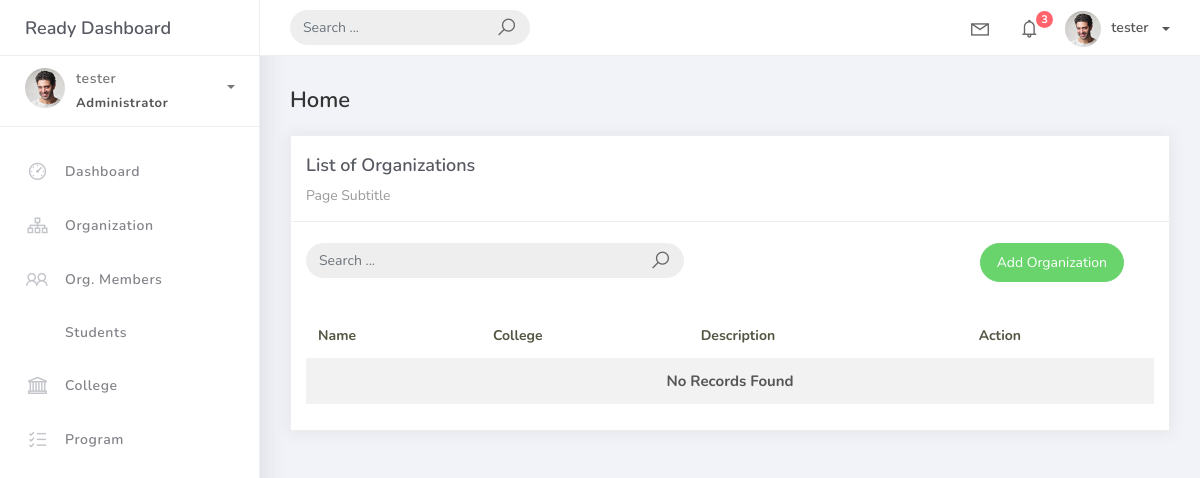
Page /organization_list (signed in) on the earlier database version.
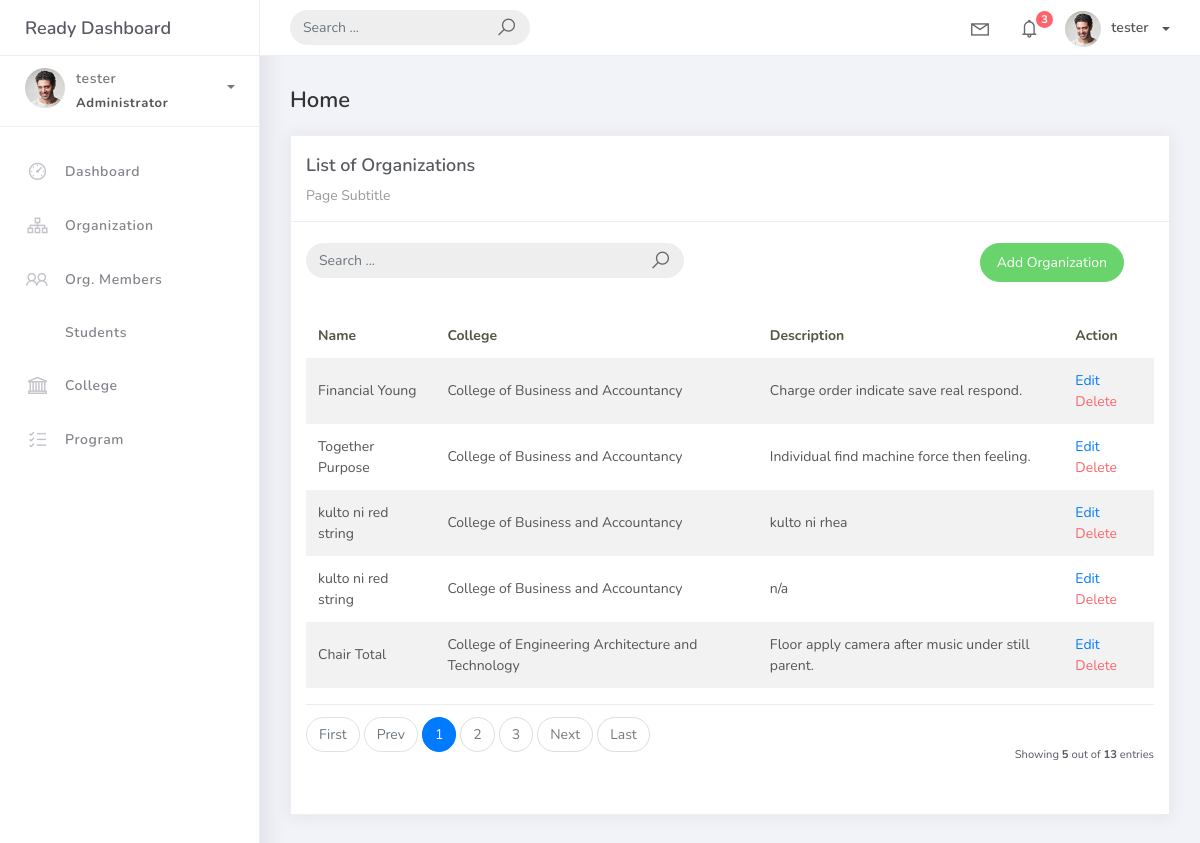
Same page on the later database version.
### studentorg/models.py (models this page shows, shortened)
class BaseModel(models.Model):
    created_at = models.DateTimeField(auto_now_add=True, db_index=True)
    updated_at = models.DateTimeField(auto_now=True)
    class Meta:
        abstract = True

class Organization(BaseModel):
    name = models.CharField(max_length=255)
    college = models.ForeignKey(College, null=True, blank=True, on_delete=models.CASCADE)
    description = models.CharField(max_length=500)

class College(BaseModel):
    college_name = models.CharField(max_length=150)
    def __str__(self):
        return self.college_name

### studentorg/views.py (the view)
# urls.py: path('organization_list', OrganizationList.as_view(), name='organization-list'),
class OrganizationList(LoginRequiredMixin, ListView):
    model = Organization
    context_object_name = 'organization'
    template_name = 'org_list.html'
    paginate_by = 5
    ordering = ["college__college_name","name"]
    def get_queryset(self):
        qs = super().get_queryset()
        query = self.request.GET.get('q')
        if query:
            qs = qs.filter(
                Q(name__icontains=query) |
                Q(description__icontains=query)
            )
        return qs

### templates/org_list.html
{% extends 'base.html' %} {% load static %} {% block content %}
<div class="content">
    <div class="container-fluid">
        <h4 class="page-title">Home</h4>
        <div class="row">
            <div class="col-md-12">
                <div class="card">
                    <div class="card-header">
                        <div class="card-title">List of Organizations</div>
                        <div class="card-category">Page Subtitle</div>
                    </div>
                    <br />
<div class="col-md-12 row">
    <div class="col-md-6">
        <form class="navbar-left navbar-form nav-search mr-md-3" action="{% url 'organization-list'%}">
            <div class="input-group">
                <input type="text" placeholder="Search ..." class="form-control" name="q" />
                <div class="input-group-append">
                    <span class="input-group-text">
                        <i class="la la-search search-icon"></i>
                    </span>
                </div>
            </div>
        </form>
    </div>
    <div class="col-md-6">
        <div class="pull-right">
            <a href="{% url 'organization-add' %}" class="btn btn-success btn-rounded">Add Organization</a>
        </div>
    </div>
</div>
                    <div class="card-body">
                        <table class="table table-striped mt-3">
                            <thead>
                                <tr>
                                    <th scope="col">Name</th>
                                    <th scope="col">College</th>
                                    <th scope="col">Description</th>
                                    <th scope="col">Action</th>
                                </tr>
                            </thead>
                            <tbody>
                                {% for object in object_list %}
                                <tr>
                                    <td>{{ object.name }}</td>
                                    <td>{{ object.college }}</td>
                                    <td>{{ object.description }}</td>
                                    <td>
                                        <a href="organization_list/{{ object.id }}">Edit</a>
                                        <a href="organization_list/{{ object.id }}/delete" class="text-danger">Delete</a>
                                    </td>
                                </tr>
                                {% empty %}
                                <tr>
                                    <td colspan="4" style="text-align: center">
                                        <p class="text-sm font-weight-bold mb-0">No Records Found</p>
                                    </td>
                                </tr>
                                {% endfor %}
                            </tbody>
                        </table>
                        {% include 'includes/pagination.html' %}
                    </div>
                </div>
            </div>
        </div>
    </div>
</div>
{% endblock %}

### templates/base.html (shortened to what this page needs)
{% load static %}
<!DOCTYPE html>
<html>
<head>
	<link rel="stylesheet" href="{% static 'css/bootstrap.min.css' %}">
	<link rel="stylesheet" href="{% static 'css/ready.css' %}">
    <link rel="stylesheet" href="{% static 'css/demo.css' %}">
</head>
<body>
	<div class="wrapper">
		<div class="main-header">
			<div class="logo-header">
				<a href="index.html" class="logo">
					Ready Dashboard
				</a>
			</div>
			<nav class="navbar navbar-header navbar-expand-lg">
				<div class="container-fluid">
					<form class="navbar-left navbar-form nav-search mr-md-3" action="">
						<div class="input-group">
							<input type="text" placeholder="Search ..." class="form-control">
							<div class="input-group-append">
								<span class="input-group-text">
									<i class="la la-search search-icon"></i>
								</span>
							</div>
						</div>
					</form>
					<ul class="navbar-nav topbar-nav ml-md-auto align-items-center">
						<li class="nav-item dropdown hidden-caret">
							<a class="nav-link dropdown-toggle" href="#" id="navbarDropdown" role="button" data-toggle="dropdown" aria-haspopup="true" aria-expanded="false">
								<i class="la la-envelope"></i>
							</a>
						</li>
						<li class="nav-item dropdown hidden-caret">
							<a class="nav-link dropdown-toggle" href="#" id="navbarDropdown" role="button" data-toggle="dropdown" aria-haspopup="true" aria-expanded="false">
								<i class="la la-bell"></i>
								<span class="notification">3</span>
							</a>
						</li>
						<li class="nav-item dropdown">
							<a class="dropdown-toggle profile-pic" data-toggle="dropdown" href="#" aria-expanded="false"> <img src="{% static 'img/profile.jpg' %}" alt="user-img" width="36" class="img-circle"><span >{{ request.user.username }}</span></span> </a>
							</li>
						</ul>
					</div>
				</nav>
			</div>
			<div class="sidebar">
				<div class="scrollbar-inner sidebar-wrapper">
					<div class="user">
						<div class="photo">
							<img src="{% static 'img/profile.jpg' %}">
						</div>
						<div class="info">
							<a class="" data-toggle="collapse" href="#collapseExample" aria-expanded="true">
								<span>
									{{ request.user.username }}
									<span class="user-level">Administrator</span>
									<span class="caret"></span>
								</span>
							</a>
						</div>
					</div>
					<ul class="nav">
						<li class="nav-item">
							<a href="index.html">
								<i class="la la-dashboard"></i>
								<p>Dashboard</p>
							</a>
						</li>
						<li class="nav-item">
        <a href="{% url 'organization-list' %}">
            <i class="la la-sitemap"></i>
            <p>Organization</p>
        </a>
    </li>
    <li class="nav-item">
        <a href="{% url 'orgmember-list' %}">
            <i class="la la-users"></i>
            <p>Org. Members</p>
        </a>
    </li>
    <li class="nav-item">
        <a href="{% url 'student-list' %}">
            <p>Students</p>
        </a>
    </li>
    <li class="nav-item">
        <a href="{% url 'college-list' %}">
            <i class="la la-university"></i>
            <p>College</p>
        </a>
    </li>
    <li class="nav-item">
        <a href="{% url 'program-list' %}">
            <i class="la la-list-alt"></i>
            <p>Program</p>
        </a>
    </li>
					</ul>
				</div>
			</div>
			<div class="main-panel">
                {% block content %}
                {% endblock %}
			</div>
		</div>
</body>
</html>

### templates/includes/pagination.html (shortened to what this page needs)
{% if is_paginated %}
<div class="card-footer px-0 border-0 d-flex flex-column flex-lg-row align-items-center justify-content-between mt-3">
<nav aria-label="Topics pagination" class="mb-4">
<ul class="pagination">
{% if page_obj.number > 1 %}
<li class="page-item">
<a class="page-link" href="?page=1">First</a>
</li>
{% else %}
<li class="page-item disabled">
<span class="page-link">First</span>
</li>
{% endif %} {% if page_obj.has_previous %}
<li class="page-item">
<a class="page-link" href="?page={{ page_obj.previous_page_number }}">Prev</a>
</li>
{% else %}
<li class="page-item disabled">
<span class="page-link">Prev</span>
</li>
{% endif %} {% for page_num in paginator.page_range %} {% if page_obj.number == page_num %}
<li class="page-item active">
<span class="page-link">
{{ page_num }}
</span>
</li>
{% elif page_num > page_obj.number|add:'-3' and page_num < page_obj.number|add:'3' %}
<li class="page-item">
<a class="page-link" href="?page={{ page_num }}">{{ page_num }}</a>
</li>
{% endif %} {% endfor %} {% if page_obj.has_next %}
<li class="page-item">
<a class="page-link" href="?page={{ page_obj.next_page_number }}">Next</a>
</li>
{% else %}
<li class="page-item disabled">
<span class="page-link">Next</span>
</li>
{% endif %} {% if page_obj.number != paginator.num_pages %}
<li class="page-item">
<a class="page-link" href="?page={{ paginator.num_pages }}">Last</a>
</li>
{% else %}
<li class="page-item disabled">
<span class="page-link">Last</span>
</li>
{% endif %}
</ul>
</nav>
<div class="fw-normal small mt-4 mt-lg-0">Showing <b>{{object_list.count}}</b> out of
    <b>{{paginator.count}}</b> entries</div>
</div>
{% endif %}

Differences in the rows shown:
added Organization: name "Financial Young", college "College of Business and Accountancy", description "Charge order indicate save real respond."
added Organization: name "Together Purpose", college "College of Business and Accountancy", description "Individual find machine force then feeling."
added Organization: name "kulto ni red string", college "College of Business and Accountancy", description "kulto ni rhea"
added Organization: name "kulto ni red string", college "College of Business and Accountancy", description "n/a"
added Organization: name "Chair Total", college "College of Engineering Architecture and Technology", description "Floor apply camera after music under still parent."
Other differences:
{{ object_list.count }}: (not shown) → "5"
{{ paginator.count }}: (not shown) → "13"
text no longer shown: "No Records Found"
text now shown: "First Prev Next Last Showing out of entries"
new list line: "1"
new list line: "2"
new list line: "3"
